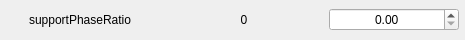
                      <widget class="QFrame" name="frame_49">
                       <property name="minimumSize">
                        <size>
                         <width>465</width>
                         <height>40</height>
                        </size>
                       </property>
                       <property name="maximumSize">
                        <size>
                         <width>465</width>
                         <height>40</height>
                        </size>
                       </property>
                       <property name="frameShape">
                        <enum>QFrame::NoFrame</enum>
                       </property>
                       <property name="frameShadow">
                        <enum>QFrame::Sunken</enum>
                       </property>
                       <layout class="QHBoxLayout" name="horizontalLayout_51">
                        <property name="spacing">
                         <number>5</number>
                        </property>
                        <property name="leftMargin">
                         <number>0</number>
                        </property>
                        <property name="topMargin">
                         <number>0</number>
                        </property>
                        <property name="rightMargin">
                         <number>5</number>
                        </property>
                        <property name="bottomMargin">
                         <number>0</number>
                        </property>
                        <item>
                         <widget class="QLabel" name="label_101">
                          <property name="minimumSize">
                           <size>
                            <width>158</width>
                            <height>0</height>
                           </size>
                          </property>
                          <property name="maximumSize">
                           <size>
                            <width>158</width>
                            <height>16777215</height>
                           </size>
                          </property>
                          <property name="text">
                           <string>supportPhaseRatio</string>
                          </property>
                          <property name="alignment">
                           <set>Qt::AlignCenter</set>
                          </property>
                         </widget>
                        </item>
                        <item>
                         <widget class="QLabel" name="label_102">
                          <property name="minimumSize">
                           <size>
                            <width>158</width>
                            <height>0</height>
                           </size>
                          </property>
                          <property name="maximumSize">
                           <size>
                            <width>158</width>
                            <height>16777215</height>
                           </size>
                          </property>
                          <property name="text">
                           <string>0</string>
                          </property>
                          <property name="alignment">
                           <set>Qt::AlignCenter</set>
                          </property>
                         </widget>
                        </item>
                        <item>
                         <widget class="QDoubleSpinBox" name="doubleSpinBox_48">
                          <property name="minimumSize">
                           <size>
                            <width>130</width>
                            <height>0</height>
                           </size>
                          </property>
                          <property name="maximumSize">
                           <size>
                            <width>130</width>
                            <height>16777215</height>
                           </size>
                          </property>
                          <property name="styleSheet">
                           <string notr="true"/>
                          </property>
                          <property name="alignment">
                           <set>Qt::AlignCenter</set>
                          </property>
                         </widget>
                        </item>
                       </layout>
                      </widget>
